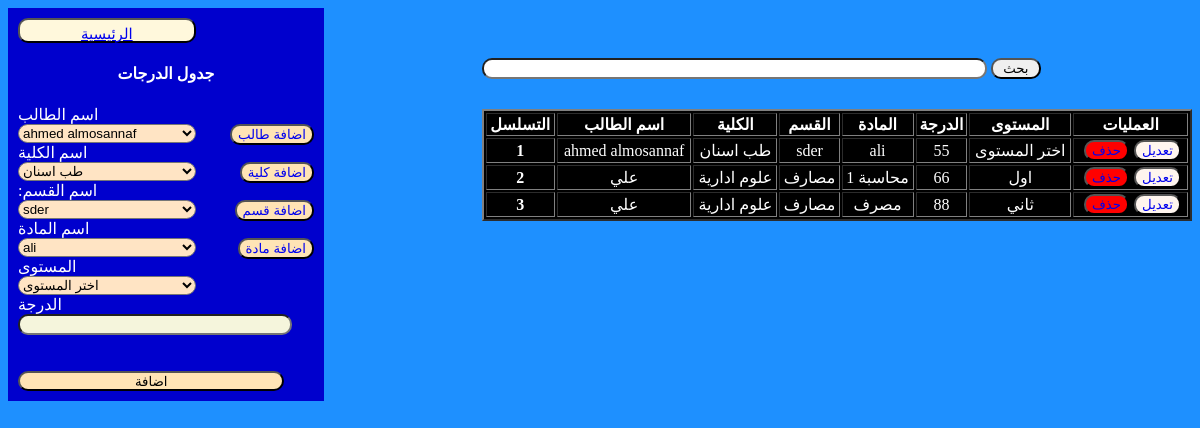
The app's page /dagaree.php with its own data.
### tables this page shows
CREATE TABLE `dagaree` (
  `id_d` int(11) NOT NULL,
  `name_s` varchar(200) NOT NULL,
  `name_k` varchar(200) NOT NULL,
  `name_p` varchar(200) NOT NULL,
  `name_m` varchar(200) NOT NULL,
  `name_d` varchar(200) NOT NULL,
  `level` text NOT NULL
);

### dagaree.php (the view, shortened to what this page needs)
<!DOCTYPE html>
<html lang="en">
<head>
    <link rel="stylesheet" href="stylestudent.css">
</head>
<body>
    <div class="student-left">
        <form action="" method="POST">
<?php  echo '<button class="btn1"><a href="main.php?
                    ">الرئيسية</a></button>'
                    ?><br>
            <h4> جدول الدرجات</h4>
<label class ="con-sn-2 col form-label"> اسم الطالب</label><br>
<select name="student" id="" class="form-select">
<?php
 include "connect.php";
$select =mysqli_query($con,"select * from student");
while($row =mysqli_fetch_array($select)){
    ?>
<option value="<?php echo $row['name_s'];?>"><?php echo $row['name_s'];?></option>
    <?php
}
?>
</select> <?php  echo '<button class="btnk"><a href="student.php?
                    ">اضافة طالب</a></button>'
                    ?><br>
<label class ="con-sn-2 col form-label"> اسم الكلية</label><br>
<select name="kaly" id="" class="form-select">
<?php
 include "connect.php";
$select =mysqli_query($con,"select * from kali");
while($row =mysqli_fetch_array($select)){
    ?>
<option value="<?php echo $row['name_k'];?>"><?php echo $row['name_k'];?></option>
    <?php
}
?>
</select> <?php  echo '<button class="btnk"><a href="madd.php?
                    ">اضافة كلية</a></button>'
                    ?><br>
<label class ="con-sn-2 col form-label"> :اسم القسم</label><br>
<select name="part" id=""> <br>
<?php
 include "connect.php";
$select =mysqli_query($con,"select * from part");
while($row =mysqli_fetch_array($select)){
    ?>
<option value="<?php echo $row['name_p'];?>"><?php echo $row['name_p'];?></option>
    <?php
}
?>
</select>
<?php  echo '<button class="btnk"><a href="part.php?
                    ">اضافة قسم</a></button>'
                    ?><br>
<label class ="con-sn-2 col form-label"> اسم المادة</label><br>
<select name="mada" id="" class="form-select">
<?php
 include "connect.php";
$select =mysqli_query($con,"select * from materal");
while($row =mysqli_fetch_array($select)){
    ?>
<option value="<?php echo $row['name_b'];?>"><?php echo $row['name_b'];?></option>
    <?php
}
?>
</select> <?php  echo '<button class="btnk"><a href="boock.php?
                    ">اضافة مادة</a></button>'
                    ?><br>
<label class ="con-sn-2 col form-label"> المستوى </label><br>
<select name="level" id=""> <br>
<option >اختر المستوى</option>
</select>
<br>
                    <label class ="con-sn-2 col form-label"> الدرجة </label><br>
<input type='number'name="degaree" required><br>
<br>
<br>
<input type="submit" class="btn " name="add" value ="اضافة">
        </form>
    </div>
    <?php
           include 'connect.php';
                   if(isset($_GET['search']))  {
               $search =$_GET['search'];
               $sql =("SELECT * FROM dagaree WHERE id_d like '%$search%' or name_s like '%$search%' or name_k like '%$search%' or name_p  like '%$search%' or name_m like '%$search%' or name_d like '%$search%' or level like '%$search%'");
            }  else {
                 $sql="SELECT * FROM dagaree";
                 $search =" ";
            }
           $result = mysqli_query($con,$sql) ;
    ?>
    <div class="student-rihgt">
    <form class="search" action="" method="GET">
              <input type="text" name="search" autocomplete="of"
              placeholder="...ابحث هنا" value="<?php echo $search;?>"> <button class="bt"> بحث </button>
          </form>
            <table border='2'>
                    <th>التسلسل</th>
                    <th>اسم الطالب</th>
                    <th>الكلية</th>
                    <th>القسم</th>
                    <th>المادة</th>
                    <th>الدرجة</th>
                    <th>المستوى</th>
                    <th> العمليات </th>
                <thody>
                <?php
                while ($row = mysqli_fetch_array($result)) {
                  $id=$row['id_d'];
                  $name_s=$row['name_s'];
                  $name_k=$row['name_k'];
                  $name_p=$row['name_p'];
                  $name_m=$row['name_m'];
                  $name_d=$row['name_d'];
                  $level=$row['level'];
                    echo '<tr>
                      <th scope="row"> '.$id.' </th>
                      <td>'.$name_s.'</td>
                      <td>'.$name_k.'</td>
                      <td>'.$name_p.'</td>
                      <td>'.$name_m.'</td>
                      <td>'.$name_d.'</td>
                      <td>'.$level.'</td>
                      <td>
                      <button class="btn1"><a href="update_d.php?
                      id='.$id.'" >تعديل</a></button>
                      <button class="btn2"><a href="del.php?
                      deldagaree='.$id.'">حذف</a></button>
                      </td>
                    </tr>';
                }
                ?>
              </thody>
            </table>
    </div>
</body>
</html>

### stylestudent.css (style rules this page uses)
body { background-color: dodgerblue; background-size: cover; color: white; }
.student-left { float: left; background-color: mediumblue; width: 25%; padding: 10px; }
.student-left h4 { text-align: center; }
.student-left .btn1 { padding: 5px 20px; width: 60%; background-color: cornsilk; color: black; border-radius: 10px; cursor: pointer; height: 25px; font-size: 15px; }
.student-left .btnk { background-color: moccasin; float: right; border-radius: 10px; text-decoration: none; text-align: center; }
.student-left .btnk a { background-color: moccasin; text-decoration: none; }
.student-left input { background-color: beige; height: 15px; width: 90%; border-radius: 10px; }
.student-left select { background-color: bisque; width: 60%; border-radius: 10px; }
.student-left .btn { background-color: moccasin; height: 20px; margin-right: 5px; border-radius: 10px; text-decoration: none; text-align: center; }
.student-rihgt { float: right; width: 60%; }
.student-rihgt table { margin-top: 10px; width: 100%; background-color: black; color: white; text-align: center; }
.student-rihgt table .btn2 { background-color: red; margin-right: 5px; float: right; border-radius: 10px; text-decoration: none; text-align: center; }
.student-rihgt table .btn2 a { background-color: red; text-decoration: none; }
.student-rihgt table .btn1 { background-color: seashell; margin-right: 5px; float: right; border-radius: 10px; text-decoration: none; text-align: center; }
.student-rihgt table .btn1 a { background-color: seashell; text-decoration: none; }
.student-rihgt .search { margin-top: 20px; border-radius: 10px; }
.student-rihgt .search input { width: 70%; border-radius: 10px; }
.student-rihgt .search input { margin-top: 30px; width: 70%; margin-bottom:20px ; border-radius: 10px; }
.student-rihgt .search button { width:50px ; margin-top: 20px; border-radius: 10px; }

### records on screen
dagaree: id_d "1", name_s "ahmed almosannaf", name_k "طب اسنان", name_p "sder", name_m "ali", name_d "55", level "اختر المستوى"
dagaree: id_d "2", name_s "علي", name_k "علوم ادارية", name_p "مصارف", name_m "محاسبة 1", name_d "66", level "اول"
dagaree: id_d "3", name_s "علي", name_k "علوم ادارية", name_p "مصارف", name_m "مصرف", name_d "88", level "ثاني"

### other values on screen
form field student "ahmed almosannaf"
form field kaly "طب اسنان"
form field part "sder"
form field mada "ali"
